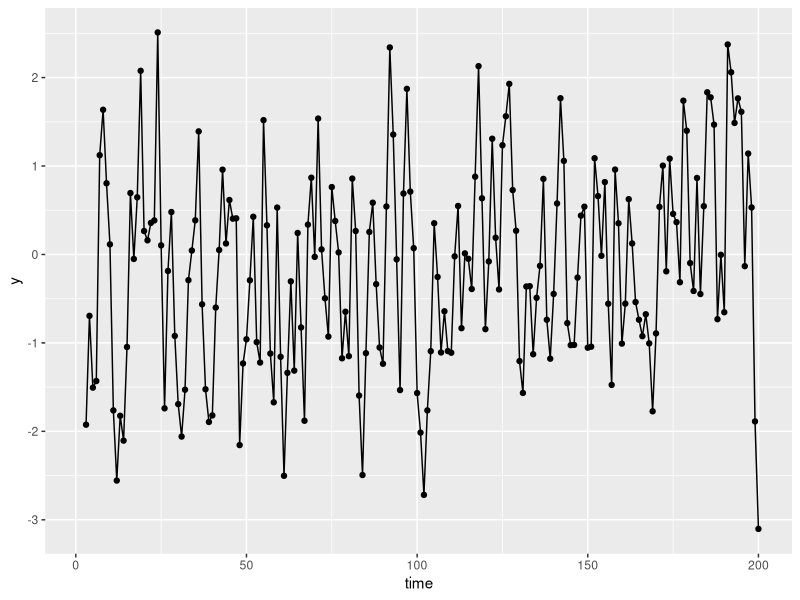
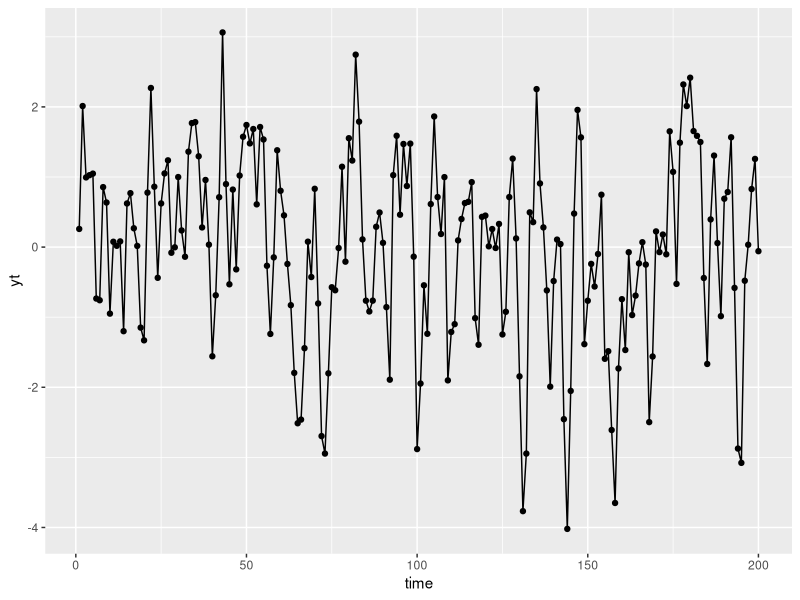

Recreate these plots in R, in order.
## ---- chunk 1
knitr::opts_chunk$set(echo = TRUE, warning = F, message = F, cache = T)
## ---- chunk 2
set.seed(25)

time <- 200
noise <- rnorm(time)
ma_2 <- NULL
for(i in 3:time){
  
  ma_2[i] <- noise[i] + 0.7*noise[i-1] + 0.2*noise[i-2]
  
}

## ---- chunk 3

library(tidyverse)
library(ggplot2)

df1 <- data.frame(
  'time' = c(1:time),
  'y' = c(ma_2)
)

ggplot(df1, aes(x = time, y = y)) + 
  geom_point() + 
  geom_line()
## ---- chunk 4
set.seed(15)

yt <- numeric(time)
zs <- numeric(time)

for(i in 1:time){
  
  if(i == 1){
    
    zs[i] <- rnorm(1,0,1)
    yt[i] <- zs[i]
  
  }else if(i == 2){
    
    zs[i] <- rnorm(1,0,1) 
    yt[i] <- zs[i] + 0.7*zs[i-1]
    
    }else{
  
    zs[i] <- rnorm(1,0,1)
    yt[i] <- zs[i] + 0.7*zs[i-1] + 0.2*zs[i-2]
  
    }
  
}

## ---- chunk 5
df2 <- data.frame(
  'time' = c(1:time),
  'y' = c(yt)
)

ggplot(df2, aes(x = time, y = yt)) + 
  geom_point() + 
  geom_line()
